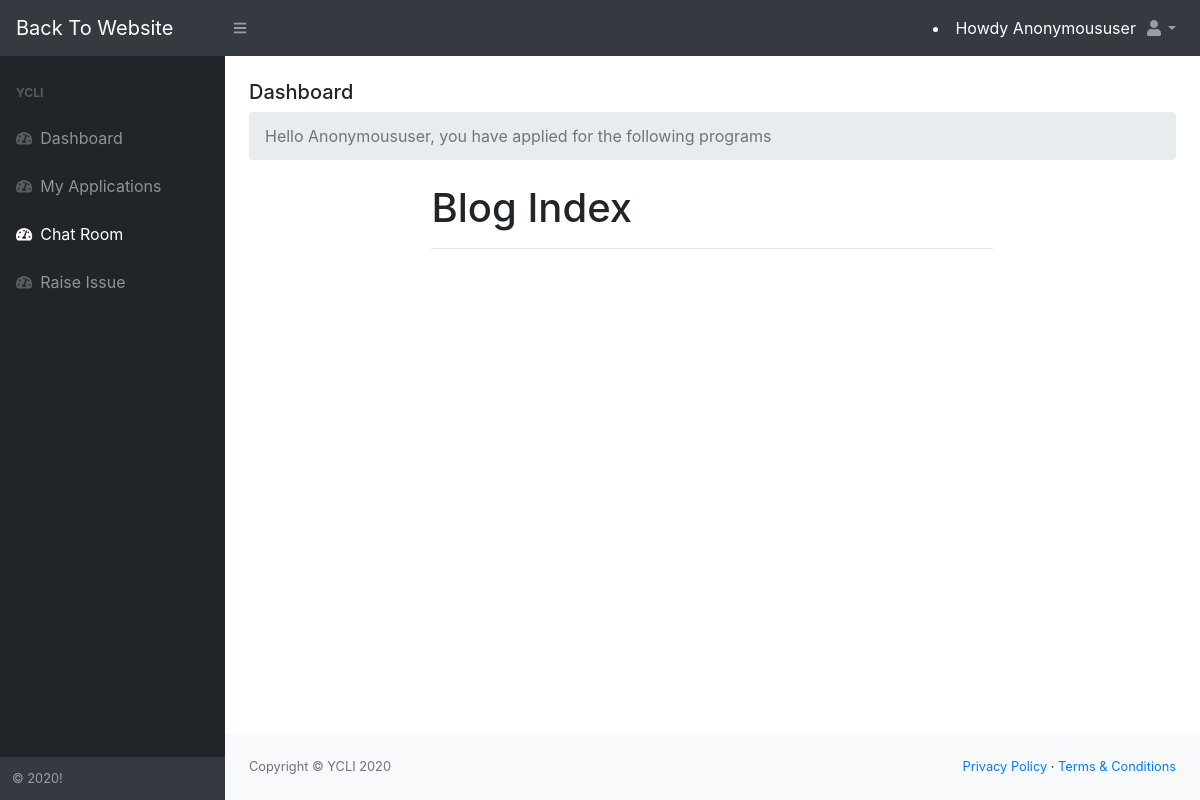
Before: /dashboard/chatroom/ with the older database file.
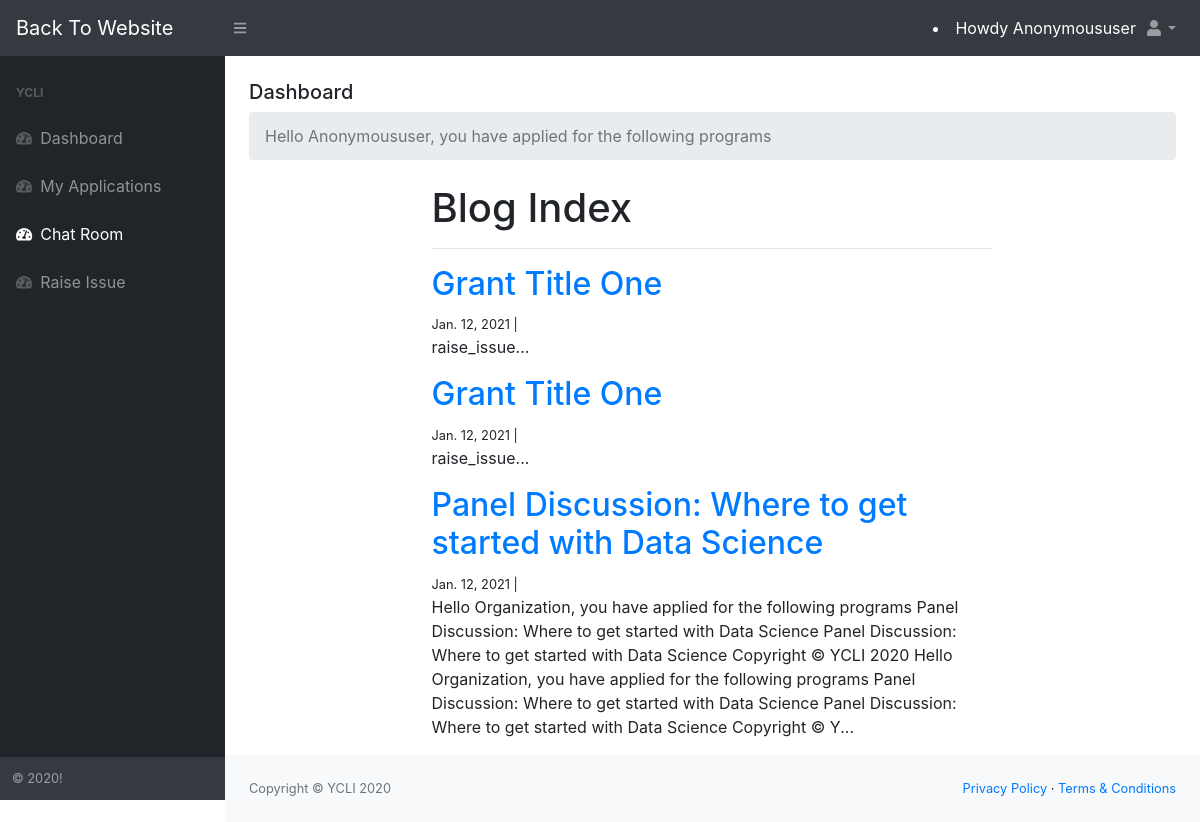
After: the same page with the newer database file.
### chatroom/models.py (models this page shows)
class Chat(models.Model):
    title = models.CharField(max_length=255)
    body = models.TextField()
    created_on = models.DateTimeField(auto_now_add=True)
    last_modified = models.DateTimeField(auto_now=True)
    categories = models.ManyToManyField('Category', related_name='posts')

### chatroom/views.py (the view)
# urls.py: path("", views.chat_index, name="chat_index"),
def chat_index(request):
    posts = Chat.objects.all().order_by('-created_on')
    context = {
        "posts": posts,
    }
    return render(request, "chatroom/chat_index.html", context)

### chatroom/templates/chatroom/chat_index.html (shortened to what this page needs)
{% extends 'accounts/dashboard.html' %}
{% block dashboard_content %}
{% load static %}
<div class="container-fluid">
    <h5 class="mt-4">Dashboard</h5>
    <ol class="breadcrumb mb-4">
        <li class="breadcrumb-item active">Hello {{ request.user | title }}, you have applied for the following programs</li>
    </ol>
    <div class="container">
        <div class="col-md-8 offset-md-2">
            <h1>Blog Index</h1>
            <hr>
            {% for post in posts %}
            <h2><a href="{% url 'chat_detail' post.pk%}">{{ post.title }}</a></h2>
            <small>
                {{ post.created_on.date }} |&nbsp;
            </small>
            <p>{{ post.body | slice:":400" }}...</p>
            {% endfor %}
        </div>
    </div>
</div>
{% endblock %}

### accounts/templates/accounts/dashboard.html (shortened to what this page needs)
{% load static %}
<!DOCTYPE html>
<html lang="en">
    <head>
        <link rel="stylesheet" type="text/css" href="{% static 'css/styles.css' %}">
        <link href="https://cdn.datatables.net/1.10.20/css/dataTables.bootstrap4.min.css" rel="stylesheet" />
    </head>
    <body class="sb-nav-fixed">
        <nav class="sb-topnav navbar navbar-expand navbar-dark bg-dark">
            <a class="navbar-brand" href="/">Back To Website</a>
            <button class="btn btn-link btn-sm order-1 order-lg-0" id="sidebarToggle" href="#"><i class="fas fa-bars"></i></button>
            <li class="nav-item ml-auto" style="color: #fff; text-decoration: none;">Howdy {{ request.user | title }}</li>
            <ul class="navbar-nav ml-auto ml-md-0">
                <li class="nav-item dropdown">
                    <a class="nav-link dropdown-toggle" id="userDropdown" href="#" role="button" data-toggle="dropdown" aria-haspopup="true" aria-expanded="false"><i class="fas fa-user fa-fw"></i></a>
                </li>
            </ul>
        </nav>
        <div id="layoutSidenav">
            <div id="layoutSidenav_nav">
                <nav class="sb-sidenav accordion sb-sidenav-dark" id="sidenavAccordion">
                    <div class="sb-sidenav-menu">
                        <div class="nav">
                            <div class="sb-sidenav-menu-heading">YCLI</div>
                            <a class="nav-link" href="{% url 'my-applications' %}">
                                <div class="sb-nav-link-icon"><i class="fas fa-tachometer-alt"></i></div>
                                Dashboard
                            </a>
                            <a class="nav-link" href="{% url 'my-applications' %}">
                                <div class="sb-nav-link-icon"><i class="fas fa-tachometer-alt"></i></div>
                                My Applications
                            </a>
                            <a class="nav-link" href="{% url 'chat_index' %}">
                                <div class="sb-nav-link-icon"><i class="fas fa-tachometer-alt"></i></div>
                                Chat Room
                            </a>
                            <a class="nav-link" href="{%url 'raise_issue' %}">
                                <div class="sb-nav-link-icon"><i class="fas fa-tachometer-alt"></i></div>
                                Raise Issue
                            </a>
                        </div>
                    </div>
                    <div class="sb-sidenav-footer">
                        <div class="small">&copy; 2020!</div>
                    </div>
                </nav>
            </div>
            <div id="layoutSidenav_content">
                <main>
                    <div class="">
                        {% block dashboard_content %}
                        {% endblock %}
                    </div>
                </main>
                <footer class="py-4 bg-light mt-auto">
                    <div class="container-fluid">
                        <div class="d-flex align-items-center justify-content-between small">
                            <div class="text-muted">Copyright &copy; YCLI 2020</div>
                            <div>
                                <a href="#">Privacy Policy</a>
                                &middot;
                                <a href="#">Terms &amp; Conditions</a>
                            </div>
                        </div>
                    </div>
                </footer>
            </div>
        </div>
    </body>
</html>

Changed rows visible on the page:
added Chat: title "Grant Title One", created_on "Jan. 12, 2021", body "raise_issue"
added Chat: title "Grant Title One", created_on "Jan. 12, 2021", body "raise_issue"
added Chat: title "Panel Discussion: Where to get started with Data Science", created_on "Jan. 12, 2021", body "Hello Organization, you have applied for the following programs Panel Discussion: Where to get started with Data Science Panel Discussion: Where to get started with Data Science Copyright © YCLI 2020 Hello Organization, you have applied for the following programs Panel Discussion: Where to get started with Data Science Panel Discussion: Where to get started with Data Science Copyright © Y"
